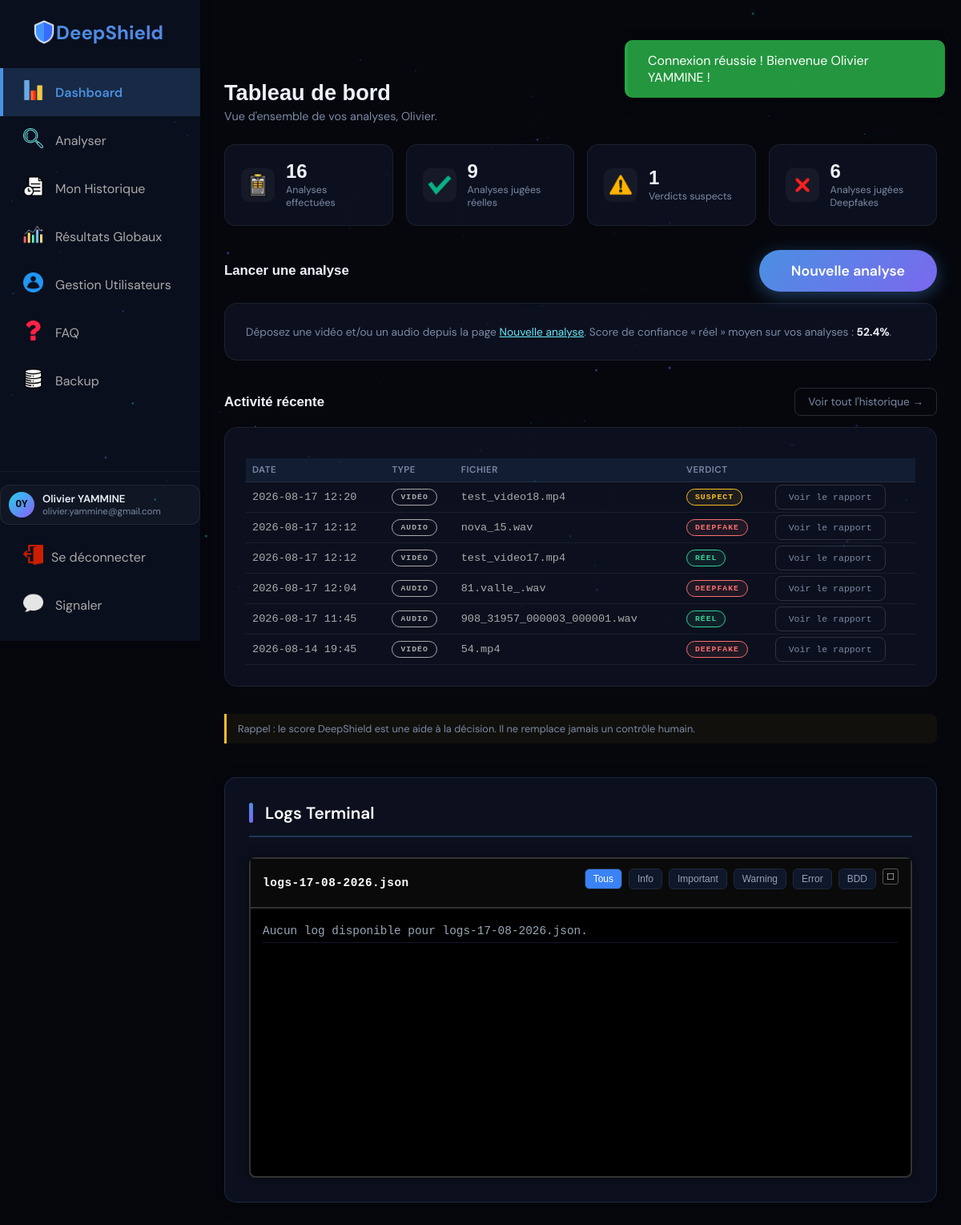
/dashboard.php (signed in), run on the app's committed database.
### tables this page shows
CREATE TABLE `videos` (
  `id` int NOT NULL AUTO_INCREMENT,
  `user_id` int NOT NULL,
  `sender_email` varchar(255) DEFAULT NULL,
  `video_name` varchar(500) DEFAULT NULL,
  `file_size` int DEFAULT NULL,
  `uploaded_at` timestamp NULL DEFAULT CURRENT_TIMESTAMP,
  `score` tinyint DEFAULT NULL COMMENT 'Score in %',
  `explinations` varchar(255) DEFAULT NULL,
  PRIMARY KEY (`id`)
);

CREATE TABLE `audios` (
  `id` int NOT NULL AUTO_INCREMENT,
  `user_id` int NOT NULL,
  `sender_email` varchar(255) DEFAULT NULL,
  `audio_name` varchar(500) DEFAULT NULL,
  `file_size` int DEFAULT NULL,
  `uploaded_at` timestamp NULL DEFAULT CURRENT_TIMESTAMP,
  `score` tinyint DEFAULT NULL COMMENT 'Score in %',
  `explinations` varchar(255) DEFAULT NULL,
  PRIMARY KEY (`id`)
);

### src/Auth.php (called while the page is built, shortened)
<?php
final class Auth
{
    public function currentUser(): ?array
    {
        return [
            'id' => $_SESSION['user_id'],
            'email' => $_SESSION['email'] ?? '',
            'first_name' => $_SESSION['first_name'] ?? '',
            'last_name' => $_SESSION['last_name'] ?? '',
            'role' => $_SESSION['role'] ?? 2,
        ];
    }
}

### src/helpers.php (called while the page is built, shortened)
<?php
function e(?string $value): string
{
    return htmlspecialchars($value ?? '', ENT_QUOTES, 'UTF-8');
}
function ds_verdict_class(string $verdict): string
{
    return match ($verdict) {
        'RÉEL' => 'badge-ok',
        'SUSPECT' => 'badge-warn',
        'DEEPFAKE' => 'badge-danger',
        default => 'badge-neutral',
    };
}

### src/VideoRepository.php (called while the page is built, shortened)
<?php
final class VideoRepository
{
    public static function verdictFromExplinations(?string $explinations): string
    {
        foreach (['RÉEL', 'SUSPECT', 'DEEPFAKE'] as $verdict) {
            if (str_starts_with((string) $explinations, $verdict)) {
                return $verdict;
            }
        }
        return 'INDÉTERMINÉ';
    }
}

### public/dashboard.php (the view, shortened to what this page needs)
<?php
require_once __DIR__ . '/../src/bootstrap.php';
$stats = ['total' => 0, 'reel' => 0, 'suspect' => 0, 'deepfake' => 0, 'score_moyen' => 0.0];
$recent = [];
$user = null;
if ($dbError === null) {
    $user = $auth->currentUser();
    $stmtVideo = $pdo->prepare(
        'SELECT
            id,
            video_name AS file_name,
            file_size,
            uploaded_at,
            score,
            explinations,
            "VIDÉO" AS media_type
         FROM videos
         WHERE user_id = :user_id
         ORDER BY uploaded_at DESC'
    );
    $stmtVideo->execute([
        ':user_id' => (int) $user['id']
    ]);
    $videos = $stmtVideo->fetchAll(PDO::FETCH_ASSOC);
    $stmtAudio = $pdo->prepare(
        'SELECT
            id,
            audio_name AS file_name,
            file_size,
            uploaded_at,
            score,
            explinations,
            "AUDIO" AS media_type
         FROM audios
         WHERE user_id = :user_id
         ORDER BY uploaded_at DESC'
    );
    $stmtAudio->execute([
        ':user_id' => (int) $user['id']
    ]);
    $audios = $stmtAudio->fetchAll(PDO::FETCH_ASSOC);
    $allAnalyses = array_merge($videos, $audios);
    usort(
        $allAnalyses,
        static function (array $a, array $b): int {
            return strcmp(
                (string) $b['uploaded_at'],
                (string) $a['uploaded_at']
            );
        }
    );
    $stats = [
        'total'       => count($allAnalyses),
        'reel'        => 0,
        'suspect'     => 0,
        'deepfake'    => 0,
        'score_moyen' => 0.0,
    ];
    $scoreTotal = 0.0;
    foreach ($allAnalyses as $analysis) {
        $verdict = VideoRepository::verdictFromExplinations(
            (string) $analysis['explinations']
        );
        switch ($verdict) {
            case 'RÉEL':
                $stats['reel']++;
                break;
            case 'SUSPECT':
                $stats['suspect']++;
                break;
            case 'DEEPFAKE':
                $stats['deepfake']++;
                break;
        }
        $scoreTotal += (float) ($analysis['score'] ?? 0);
    }
    if ($stats['total'] > 0) {
        $stats['score_moyen'] = round(
            $scoreTotal / $stats['total'],
            1
        );
    }
    $recent = array_slice($allAnalyses, 0, 6);
}
$message = isset($_SESSION['message']) ? $_SESSION['message'] : '';
$message_type = isset($_SESSION['message_type']) ? $_SESSION['message_type'] : '';
$today = date('d-m-Y');
$requested_day = '';
$log_day = $requested_day ?: $today;
$log_filename = 'logs-' . $log_day . '.json';
$logs_for_terminal = function_exists('read_logs_by_day') ? read_logs_by_day($log_day, 50) : [];
?>
<!DOCTYPE html>
<html lang="fr">
<head>
<link href="assets/css/site.css" rel="stylesheet">
<link href="assets/css/app.css" rel="stylesheet">
</head>
<body>
<canvas id="bg-canvas"></canvas>
<?php include 'flash_message.php'; ?>
<div class="app-layout">
  <?php include __DIR__ . '/../src/partials/app_sidebar.php'; ?>
  <main class="app-main">
    <div class="app-page-head">
      <h1>Tableau de bord</h1>
      <p>Vue d'ensemble de vos analyses<?= $user ? ', ' . e($user['first_name']) : '' ?>.</p>
    </div>
    <div class="stats-cards">
      <div class="stat-card">
        <div class="stat-logo"><img src="assets/images/fiche-devaluation.png" alt="fiche-devaluation.png" width="30px"></div>
        <div>
          <div class="stat-value"><?= (int) $stats['total'] ?></div>
          <div class="stat-caption">Analyses effectuées</div>
        </div>
      </div>
      <div class="stat-card stat-ok">
        <div class="stat-logo"><img src="assets/images/coche.png" alt="coche.png" width="30px"></div>
        <div>
          <div class="stat-value"><?= (int) $stats['reel'] ?></div>
          <div class="stat-caption">Analyses jugées réelles</div>
        </div>
      </div>
      <div class="stat-card stat-warn">
        <div class="stat-logo"><img src="assets/images/avertissement.png" alt="avertissement.png" width="30px"></div>
        <div>
          <div class="stat-value"><?= (int) $stats['suspect'] ?></div>
          <div class="stat-caption">Verdicts suspects</div>
        </div>
      </div>
      <div class="stat-card stat-danger">
        <div class="stat-logo"><img src="assets/images/supprimer.png" alt="supprimer.png" width="30px"></div>
        <div>
          <div class="stat-value"><?= (int) $stats['deepfake'] ?></div>
          <div class="stat-caption">Analyses jugées Deepfakes</div>
        </div>
      </div>
    </div>
    <div class="section-block">
      <div class="section-block-head">
        <h2>Lancer une analyse</h2>
        <a href="analyser.php" class="btn-primary">Nouvelle analyse</a>
      </div>
      <div class="panel">
        <p class="muted">
          Déposez une vidéo et/ou un audio depuis la page <a href="analyser.php" style="color:var(--cyan-bright)">Nouvelle analyse</a>.
          Score de confiance « réel » moyen sur vos analyses&nbsp;: <strong style="color:var(--text-main)"><?= $stats['total'] > 0 ? number_format((float) $stats['score_moyen'], 1) . '%' : '—' ?></strong>.
        </p>
      </div>
    </div>
    <div class="section-block">
      <div class="section-block-head">
        <h2>Activité récente</h2>
        <a href="historique.php" class="btn-ghost">Voir tout l'historique →</a>
      </div>
      <div class="panel">
        <?php if (empty($recent)): ?>
          <div class="empty-state">
            <p>Aucune analyse pour le moment.</p>
            <a href="analyser.php" class="btn-primary" style="margin-top:14px;">Lancer votre première analyse</a>
          </div>
        <?php else: ?>
          <table class="table" style="font-size: medium;">
            <thead>
                <tr>
                    <th>Date</th>
                    <th>Type</th>
                    <th>Fichier</th>
                    <th>Verdict</th>
                    <th></th>
                </tr>
            </thead>
            <tbody>
              <?php foreach ($recent as $r): ?>
              <?php
              $verdict = VideoRepository::verdictFromExplinations(
                  (string) $r['explinations']
              );
              ?>
              <tr>
                  <td>
                      <?= e(substr((string) $r['uploaded_at'], 0, 16)) ?>
                  </td>
                  <td>
                      <span class="badge">
                          <?= e($r['media_type']) ?>
                      </span>
                  </td>
                  <td>
                      <?= e($r['file_name']) ?>
                  </td>
                  <td>
                      <span class="badge <?= ds_verdict_class($verdict) ?>">
                          <?= e($verdict) ?>
                      </span>
                  </td>
                  <td>
                      <?php
                          $reportId = ($r['media_type'] === 'VIDÉO' ? 'video_' : 'audio_') . (int) $r['id'];
                      ?>
                      <a class="btn-ghost" href="report.php?id=<?= urlencode($reportId) ?>">Voir le rapport</a>
                  </td>
              </tr>
              <?php endforeach; ?>
            </tbody>
          </table>
        <?php endif; ?>
      </div>
    </div>
    <p class="disclaimer">Rappel : le score DeepShield est une aide à la décision. Il ne remplace jamais un contrôle humain.</p>
    <br><br>
    <?php include 'logs_terminal.php'; ?>
  </main>
</div>
</body>
</html>

### public/flash_message.php (shortened to what this page needs)
<?php if (!empty($message)): ?>
    <div class="flash-message <?php echo htmlspecialchars($message_type); ?>" id="flashMessage">
        <?php echo htmlspecialchars($message); ?>
    </div>
<?php endif; ?>

### src/partials/app_sidebar.php (shortened to what this page needs)
<?php
$current_page = basename($_SERVER['PHP_SELF']);
$currentUser = ($auth !== null) ? $auth->currentUser() : null;
$role = $_SESSION['role'] ?? null;
?>
<div class="sidebar">
    <nav class="nav-menu">
        <div class="header-logo"><img src="assets/images/bouclier.png" alt="logo" style="width:30px; height:30px; object-fit:contain;">DeepShield</div>
        <a href="dashboard.php" class="nav-item <?php echo (strpos($current_page, 'dashboard') !== false) ? 'active' : ''; ?>">
            <div class="nav-icon">
                <img src="assets/images/graphiques.png" alt="Dashboard" style="width:25px; height:25px; object-fit:contain;">
            </div>
            <span>Dashboard</span>
        </a>
        <a href="analyser.php" class="nav-item <?php echo ($current_page == 'analyser.php') ? 'active' : ''; ?>">
            <div class="nav-icon">
                <img src="assets/images/rechercher.png" alt="Analyser" style="width:25px; height:25px; object-fit:contain;">
            </div>
            <span>Analyser</span>
        </a>
        <a href="historique.php" class="nav-item <?php echo ($current_page == 'historique.php') ? 'active' : ''; ?>">
            <div class="nav-icon">
                <img src="assets/images/file.png" alt="Mon Historique" style="width:25px; height:25px; object-fit:contain;">
            </div>
            <span>Mon Historique</span>
        </a>
        <?php if ($role === 0): ?>
            <a href="resultats.php" class="nav-item <?php echo ($current_page == 'resultats.php') ? 'active' : ''; ?>">
                <div class="nav-icon">
                    <img src="assets/images/fluctuation.png" alt="Résultats Globaux" style="width:25px; height:25px; object-fit:contain;">
                </div>
                <span>Résultats Globaux</span>
            </a>
        <?php endif; ?>
        <?php if ($role === 0): ?>
            <a href="gestion_users.php" class="nav-item <?php echo ($current_page == 'gestion_users.php') ? 'active' : ''; ?>">
                <div class="nav-icon">
                    <img src="assets/images/user_logo.png" alt="Gestion Utilisateurs" style="width:25px; height:25px; object-fit:contain;">
                </div>
                <span>Gestion Utilisateurs</span>
            </a>
        <?php endif; ?>
        <a href="faq.php" class="nav-item <?php echo ($current_page == 'faq.php') ? 'active' : ''; ?>">
            <div class="nav-icon">
                <img src="assets/images/point-dinterrogation.png" alt="FAQ" style="width:25px; height:25px; object-fit:contain;">
            </div>
            <span>FAQ</span>
        </a>
        <?php if ($role === 0): ?>
            <a href="backup.php" class="nav-item <?php echo ($current_page == 'backup.php') ? 'active' : ''; ?>">
                <div class="nav-icon">
                    <img src="assets/images/database.png" alt="Backup" style="width:25px; height:25px; object-fit:contain;">
                </div>
                <span>Backup</span>
            </a>
        <?php endif; ?>
    </nav>
    <div class="app-sidebar-footer">
        <?php if ($currentUser !== null): ?>
        <a href="profile.php" class="user-pill" style="text-decoration:none;<?php echo ($current_page == 'profile.php') ? 'border-color:var(--cyan);' : ''; ?>" title="Mon profil">
            <span class="user-avatar"><?= e(strtoupper(substr($currentUser['first_name'] ?? '', 0, 1) . substr($currentUser['last_name'] ?? '', 0, 1))) ?></span>
            <div class="user-pill-info">
                <span class="user-name"><?= e(trim(($currentUser['first_name'] ?? '') . ' ' . ($currentUser['last_name'] ?? ''))) ?></span>
                <span class="user-email"><?= e($currentUser['email'] ?? '') ?></span>
            </div>
        </a>
        <a href="logout.php" class="nav-item" style="margin-bottom:-25px;">
            <span class="app-nav-icon"><img src="assets/images/logout.png" alt="Logout" style="width:25px; height:25px; object-fit:contain;"></span>
            <span>Se déconnecter</span>
        </a>
        <a href="assistance.php" class="nav-item nav-assistance-btn" title="Signaler un problème ou demander de l'aide">
            <div class="nav-icon">
                <span class="assistance-icon"><img src="assets/images/speech-bubble.png" alt="Speech-bubble" style="width:25px; height:25px; object-fit:contain;"></span>
            </div>
            <span>Signaler</span>
        </a>
        <?php endif; ?>
    </div>
</div>

### public/logs_terminal.php (shortened to what this page needs)
<?php if ($role == "0"): ?>
    <div class="chart-card" id="terminalCard">
        <div class="chart-title">
            <span></span>
            <span>Logs Terminal</span>
        </div>
        <div class="terminal-logs" id="terminalLogs">
            <div class="terminal-header">
                <span class="terminal-title" id="terminalTitle" ondblclick="startEditTitle()" title="Double-cliquez pour changer de fichier de logs">
                    <?php echo htmlspecialchars($log_filename); ?>
                </span>
                <span class="terminal-controls">
                    <div class="log-filters">
                        <button onclick="filterLogs('all')" class="active">Tous</button>
                        <button onclick="filterLogs('info')">Info</button>
                        <button onclick="filterLogs('important_info')">Important</button>
                        <button onclick="filterLogs('warning')">Warning</button>
                        <button onclick="filterLogs('error')">Error</button>
                        <button onclick="filterLogs('BDD')">BDD</button>
                    </div>
                    <span class="control-btn maximize" onclick="toggleTerminal()" style="cursor:pointer;" title="Agrandir">□</span>
                </span>
            </div>
            <div class="terminal-content" id="terminalContent">
                <?php if (empty($logs_for_terminal)): ?>
                    <div class="terminal-line">
                        <span style="color:#99a8b8;">Aucun log disponible pour <?php echo htmlspecialchars($log_filename); ?>.</span>
                    </div>
                <?php endif; ?>
            </div>
        </div>
    </div>
<?php endif; ?>

### data on the page
videos: uploaded_at "2026-08-17 12:20", media_type "VIDÉO", video_name "test_video18.mp4", explinations "SUSPECT"
audios: uploaded_at "2026-08-17 12:12", media_type "AUDIO", audio_name "nova_15.wav", explinations "DEEPFAKE"
videos: uploaded_at "2026-08-17 12:12", media_type "VIDÉO", video_name "test_video17.mp4", explinations "RÉEL"
audios: uploaded_at "2026-08-17 12:04", media_type "AUDIO", audio_name "81.valle_.wav", explinations "DEEPFAKE"
audios: uploaded_at "2026-08-17 11:45", media_type "AUDIO", audio_name "908_31957_000003_000001.wav", explinations "RÉEL"
videos: uploaded_at "2026-08-14 19:45", media_type "VIDÉO", video_name "54.mp4", explinations "DEEPFAKE"

### other printed values
$message "Connexion réussie ! Bienvenue Olivier YAMMINE !"
$currentUser['email'] "olivier.yammine@gmail.com"
$user['first_name'] "Olivier"
$stats['total'] "16"
$stats['reel'] "9"
$stats['suspect'] "1"
$stats['deepfake'] "6"
$stats['score_moyen'] "52.4"
